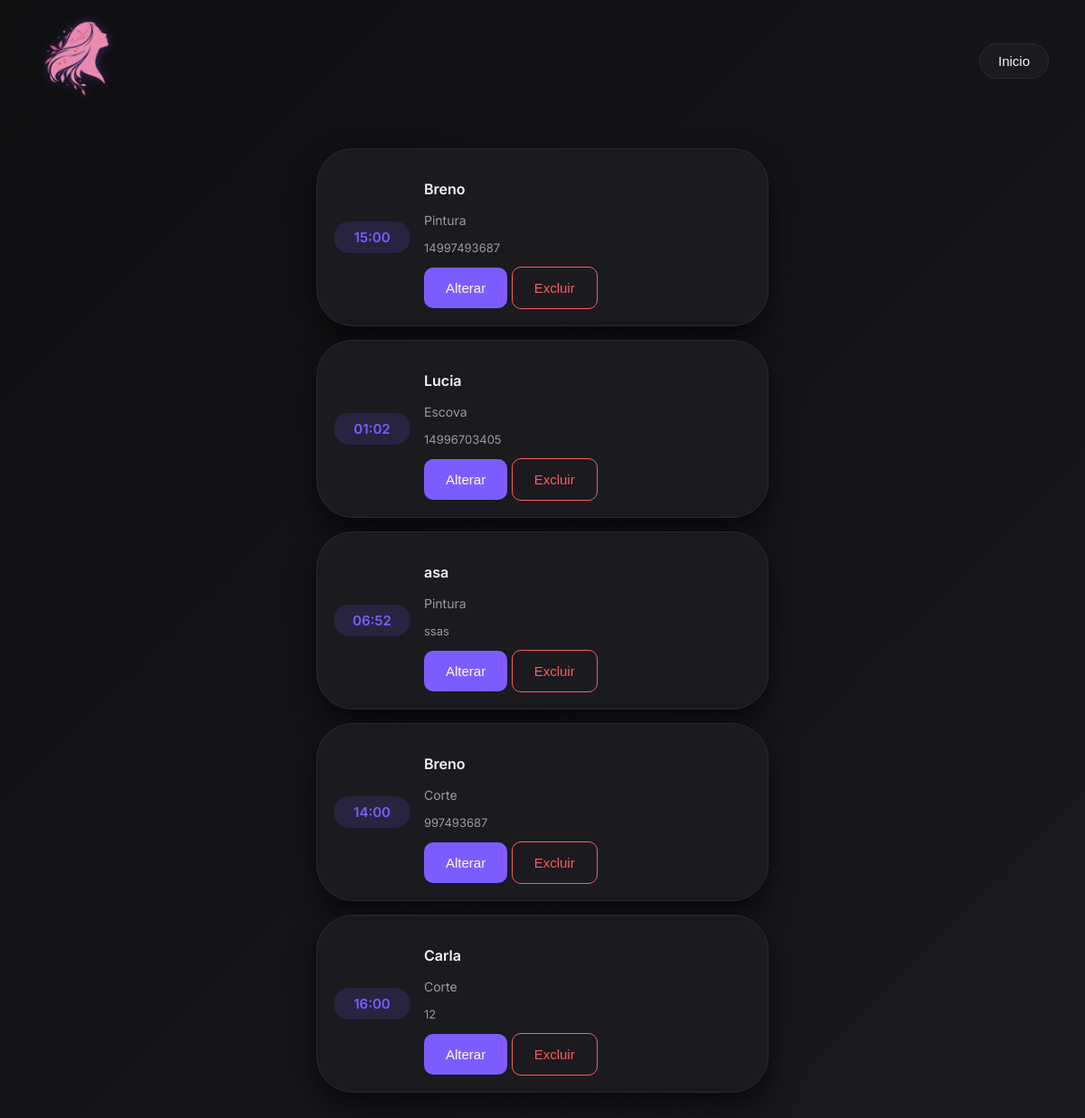
The app's page /lista, older data.
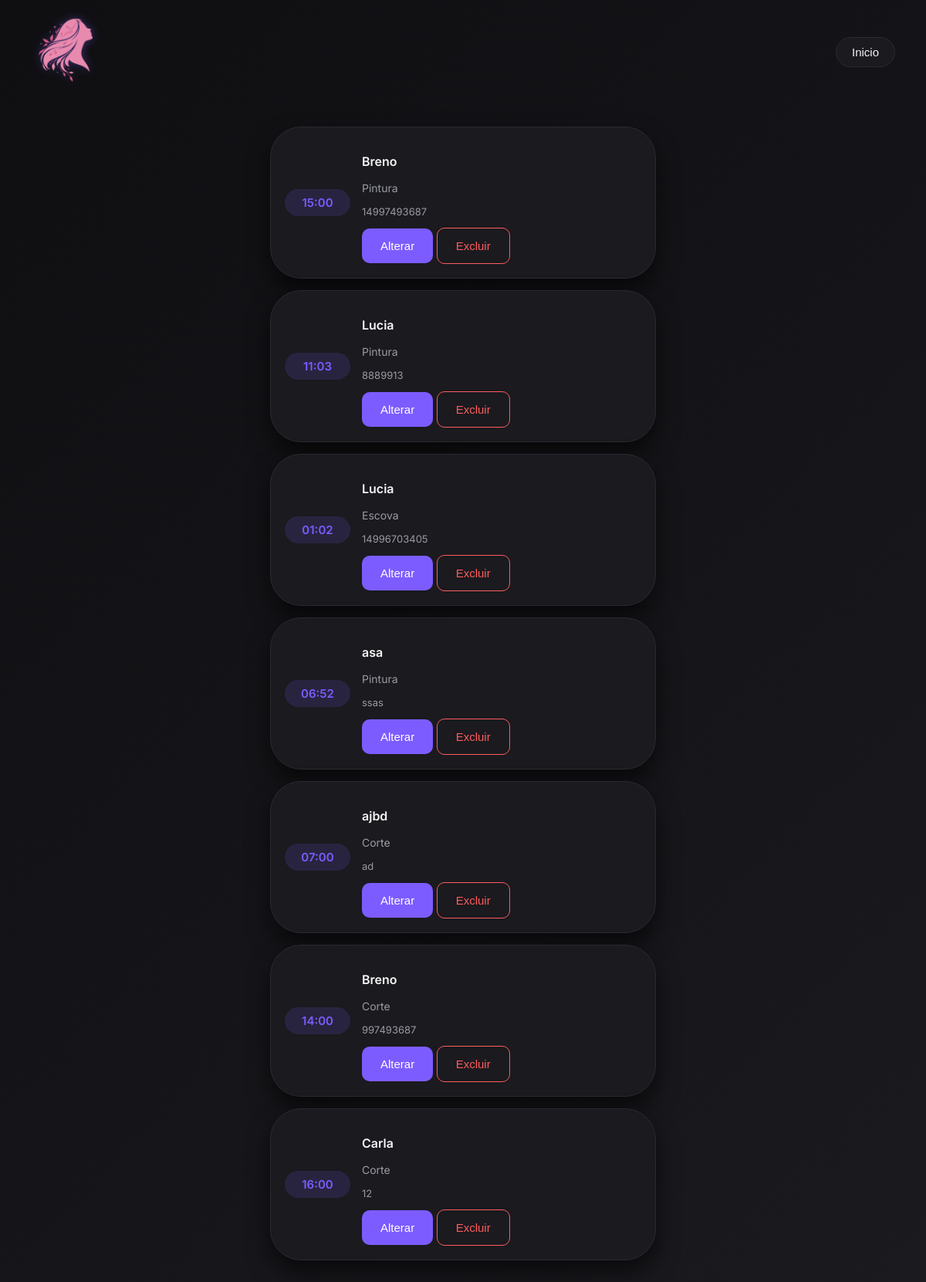
The same page, newer data.
### tables this page shows
CREATE TABLE agendamentos (
    id INTEGER PRIMARY KEY AUTOINCREMENT,
    cliente_id INTEGER NOT NULL,
    servico_id INTEGER NOT NULL,
    data_hora_inicio TEXT NOT NULL,
    data_hora_fim TEXT NOT NULL,
    
    FOREIGN KEY (cliente_id) REFERENCES clientes(id),
    FOREIGN KEY (servico_id) REFERENCES servicos(id)
);

CREATE TABLE clientes (
    id INTEGER PRIMARY KEY AUTOINCREMENT,
    nome TEXT NOT NULL,
    telefone TEXT NOT NULL
);

CREATE TABLE servicos (
    id INTEGER PRIMARY KEY AUTOINCREMENT,
    nome TEXT NOT NULL,
    tempo_minutos INTEGER NOT NULL
);

### Kurly.py (the view)
@app.route('/lista')
def lista():
    cursor.execute("""
        SELECT
            ag.data_hora_inicio,
            c.nome,
            c.telefone,
            s.nome
        FROM agendamentos ag
        JOIN clientes c ON ag.cliente_id = c.id
        JOIN servicos s ON ag.servico_id = s.id
        ORDER BY ag.data_hora_inicio
    """)
    dados = cursor.fetchall()
    return render_template("lista.html", agendamentos=dados)

### templates/lista.html (shortened to what this page needs)
<!DOCTYPE html>
<html lang="pt-br">
<head>
    <link rel="stylesheet" href="{{ url_for('static', filename='style-lista.css') }}">
</head>
    <body>
        <header id="cabecalhoInicial">
            <div class="opcoesIniciais">
                <a href="/">
                    <img src="{{ url_for('static', filename='logo.png') }}" alt="Logo Kurly">
                </a>
                <button>Inicio</button>
            </div>
        </header>
        <div class="lista-agendamentos">
            {% for ag in agendamentos %}
            <div class="item-agendamento">
                <div class="hora">
                    {{ ag[0][11:16] }}
                </div>
                <div class="conteudo">
                    <p class="nome">{{ ag[1] }}</p>
                    <p class="servico">{{ ag[3] }}</p>
                    <p class="telefone">{{ ag[2] }}</p>
                    <button id="alterar">Alterar</button>
                    <button id="excluir">Excluir</button>
                </div>
            </div>
            {% endfor %}
        </div>
    </body>
</html>

### static/style-lista.css (style rules this page uses)
:root { --bg: #0f0f12; --card: #1a1a1f; --border: #2a2a32; --primary: #7c5cff; --text: #f5f5f5; --sub: #9a9aa3; }
body { margin: 0; font-family: "Inter", sans-serif; background: linear-gradient(135deg, #0f0f12, #1a1a1f); }
#cabecalhoInicial { padding: 20px 40px; }
.opcoesIniciais { display: flex; justify-content: space-between; align-items: center; }
.opcoesIniciais img { width: 90px; filter: drop-shadow(0 0 6px rgba(124,92,255,0.4)); }
.opcoesIniciais button { padding: 10px 20px; border-radius: 40px; border: 1px solid var(--border); background: var(--card); color: var(--text); cursor: pointer; transition: 0.3s; }
.lista-agendamentos { max-width: 500px; margin: 20px auto; padding: 10px; }
.item-agendamento { display: flex; align-items: center; gap: 15px; background: var(--card); padding: 18px; border-radius: 40px; margin-bottom: 15px; border: 1px solid var(--border); box-shadow: 0 15px 30px rgba(0,0,0,0.6); transition: 0.3s; }
.hora { min-width: 65px; text-align: center; font-weight: 600; font-size: 15px; color: var(--primary); background: rgba(124,92,255,0.15); padding: 8px 10px; border-radius: 20px; }
.nome { font-weight: 600; color: var(--text); }
.servico { font-size: 14px; color: var(--sub); }
.telefone { font-size: 13px; color: var(--sub); }
button { padding: 14px 24px; border-radius: 10px; font-size: 15px; cursor: pointer; transition: 0.3s; font-weight: 500; }
#alterar { background-color: var(--primary); color: white; border: none; }
#excluir { background-color: transparent; color: #ff5c5c; border: 1px solid #ff5c5c; }

Row changes from the older to the newer data that the page shows:
added agendamentos: data_hora_inicio "11:03", nome "Lucia", nome "Pintura", telefone "8889913"
added agendamentos: data_hora_inicio "07:00", nome "ajbd", nome "Corte", telefone "ad"
